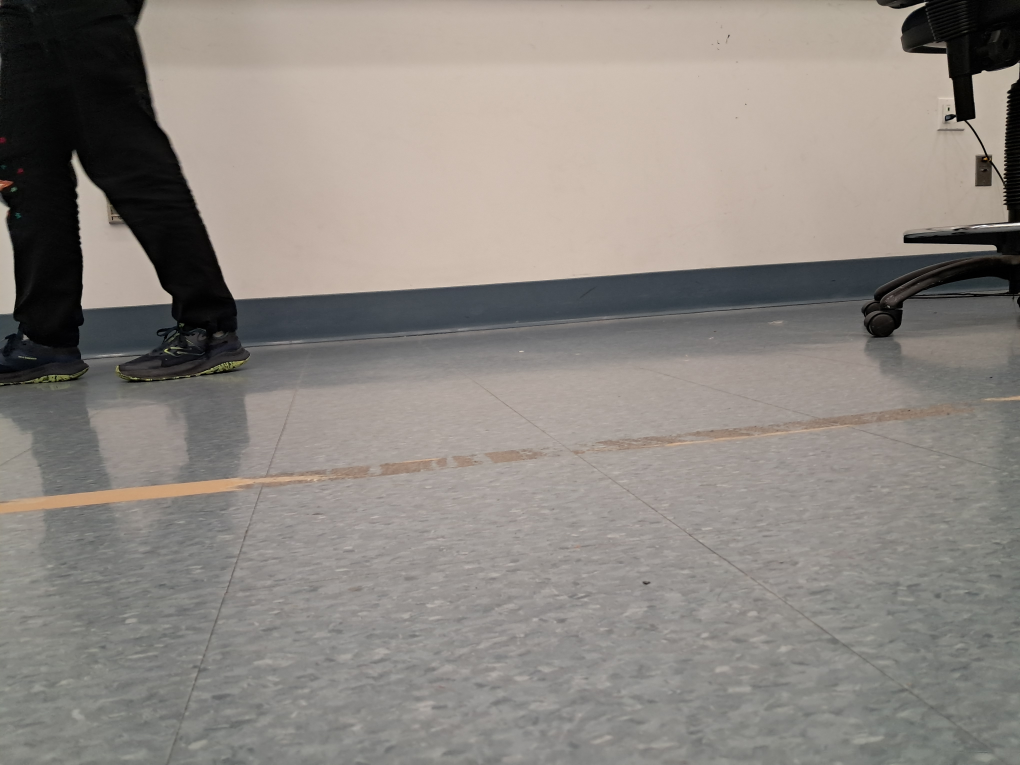
#> input picture media/human_follow_2.jpg, 4080 x 3060 px (shown at 1/4 size)
$ python test_keypoint_detection.py
#> lines starting #> are read from the running program, lines starting #| are printed output that depends on the picture; after the words box and inside, x2 and y2 are one past the last pixel; in counts of white or black regions, pixels touching at a corner belong together; long printed decimals are rounded
import cv2
import numpy as np
from matplotlib import pyplot as plt

print("Start loading image")
# Load an image from the media folder
raw_img = cv2.imread("../media/human_follow_2.jpg")
#> raw_img is the input picture: shape (3060, 4080, 3); mean B, G, R 129.2, 134.8, 140.5
assert raw_img is not None, "file could not be read"
print("Loaded image, starting algorithm")
downscaling_factor = 4 # lower resolution so it goes faster
new_width = raw_img.shape[1] // downscaling_factor
#> new_width = 1020
new_height = raw_img.shape[0] // downscaling_factor
#> new_height = 765
image = cv2.resize(raw_img, (new_width, new_height))
print("image resized")

# Create mask around area near object
keypoint_detect_mask = np.zeros((image.shape[0], image.shape[1]), np.uint8)
# wider circle with lower value corresponding to less keypoints far from the point given
cv2.circle(keypoint_detect_mask, (30 + new_width//16, -90 + new_height//4), 400, 20, thickness=-1)
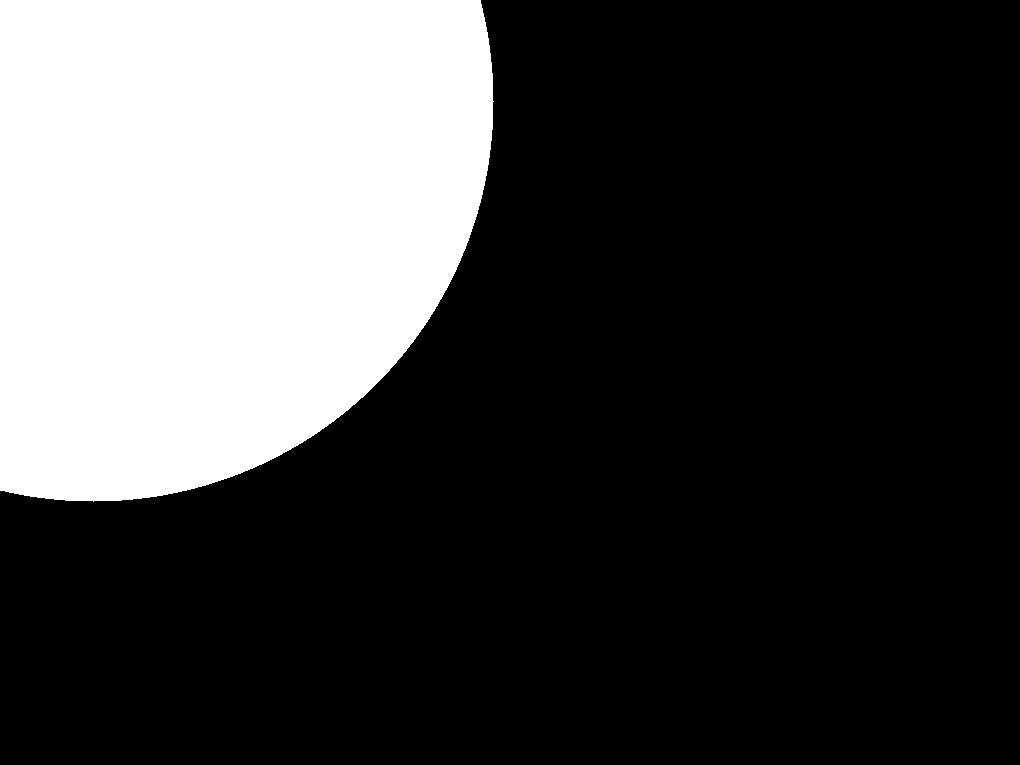
#> keypoint_detect_mask: shape (765, 1020); values 0 (black) and 20 (white), 27.2% white; 1 white region, box (x1, y1, x2, y2) and area: (0, 0, 494, 502) 212354
# smaller circle with high chance of giving keypoints close to the click
cv2.circle(keypoint_detect_mask, (30 + new_width//16, - 90 + new_height//4), 90, 255, thickness=-1)
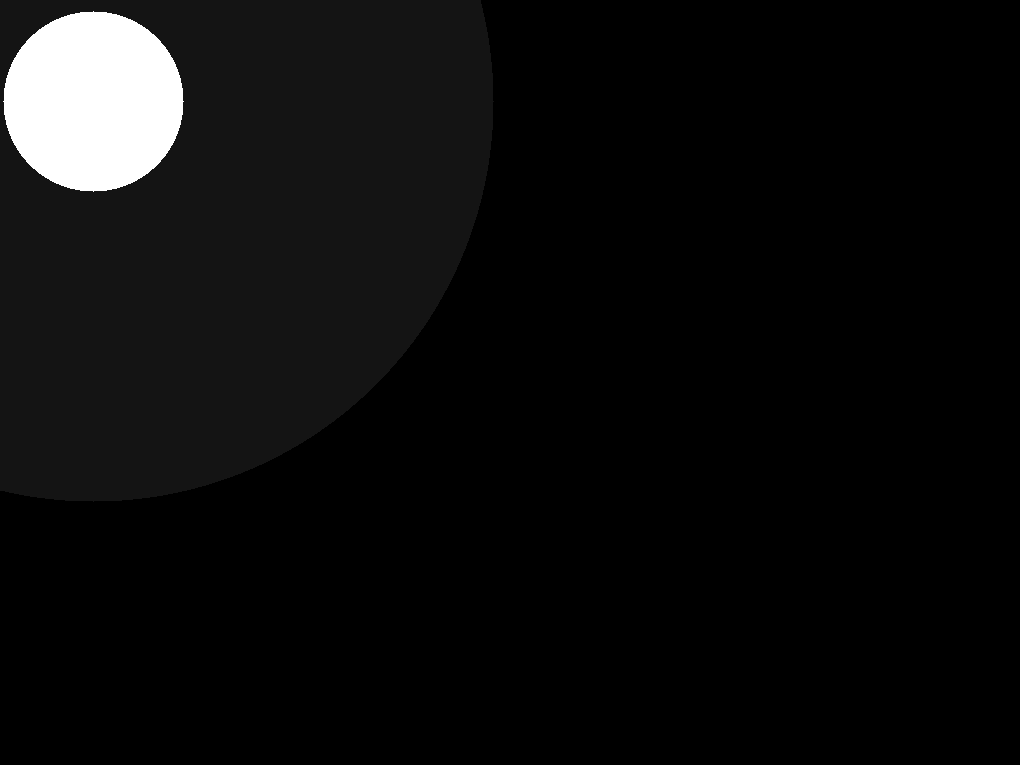
#> keypoint_detect_mask: shape (765, 1020); 3.26% of pixels changed, all inside (x1, y1, x2, y2) = (3, 11, 184, 192)
print(keypoint_detect_mask.shape)
#| (765, 1020)
# Convert the image to grayscale
gray = cv2.cvtColor(image, cv2.COLOR_BGR2GRAY)

# Create the ORB detector object
orb = cv2.ORB_create(nfeatures=500)

# Detect keypoints and compute descriptors using the mask to determine where to sample keypoints
keypoints, descriptors = orb.detectAndCompute(gray, keypoint_detect_mask)
#> keypoints = 466 keypoints; strongest (x, y, size): (170, 297, 64.3), (169, 296, 77.1), (171, 297, 53.6), (170, 300, 44.6)

print("Algorithm done")

# Draw keypoints on the image
output_image = cv2.drawKeypoints(image, keypoints, None, color=(255, 255, 0), flags=0)

# Display the original image with keypoints marked
plt.figure(figsize = (10, 8))
plt.imshow(cv2.cvtColor(output_image, cv2.COLOR_BGR2RGB))
#plt.imshow(keypoint_detect_mask) # show where on image stuff is being selected
plt.title('ORB Feature Detection')
plt.show()
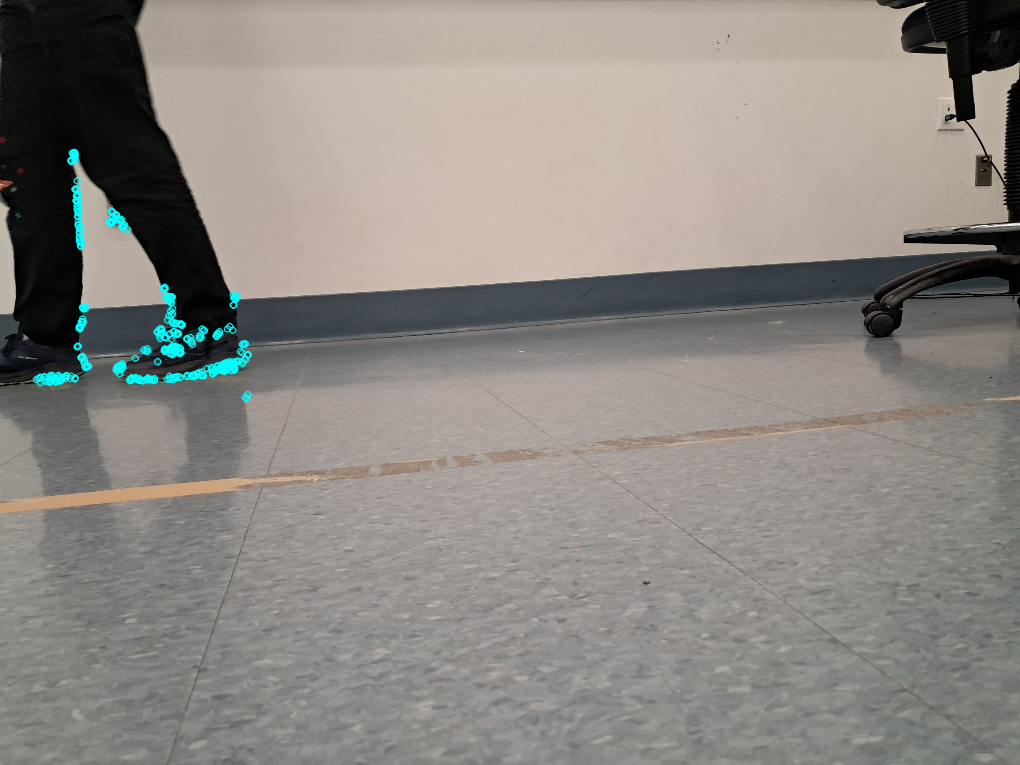
#> shown: shape (765, 1020, 3); mean R, G, B 140.2, 136, 130.5
print("done plotting")

print("Starting keypoint matching")

# Load next image
raw_new_img = cv2.imread("../media/human_follow_3.jpg")
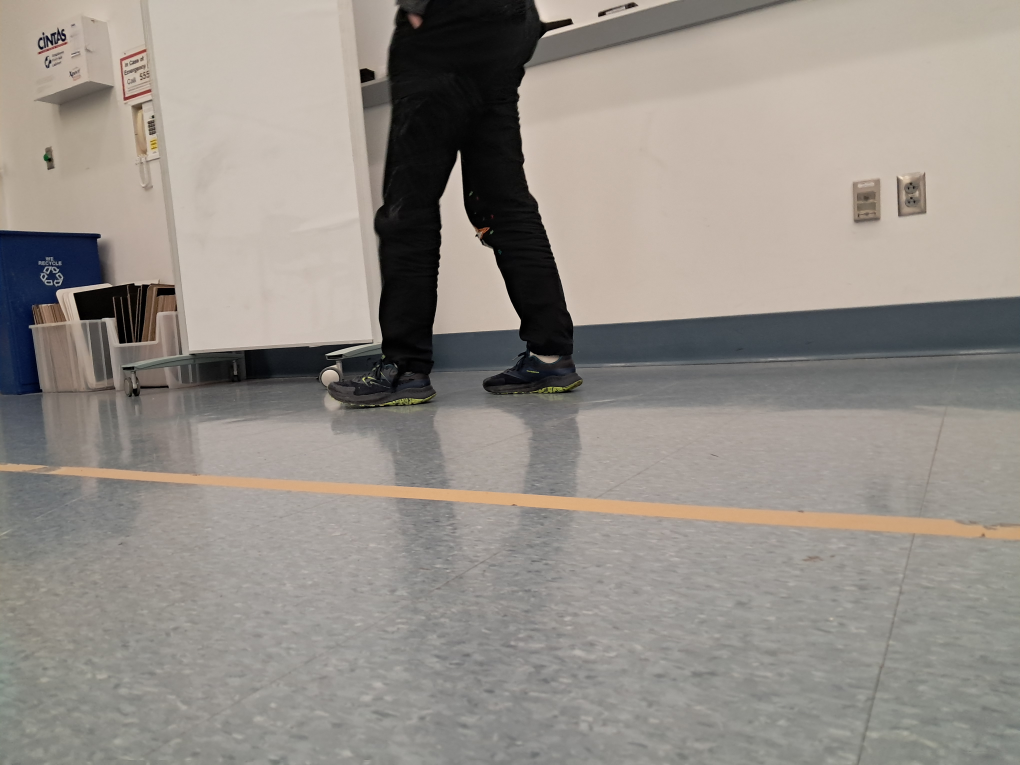
#> input picture media/human_follow_3.jpg, 4080 x 3060 px (shown at 1/4 size)
#> raw_new_img is the input picture: shape (3060, 4080, 3); mean B, G, R 136.1, 142.7, 148.6
assert raw_new_img is not None, "file could not be read"
image_new = cv2.resize(raw_new_img, (new_width, new_height))

gray_new = cv2.cvtColor(image_new, cv2.COLOR_BGR2GRAY)
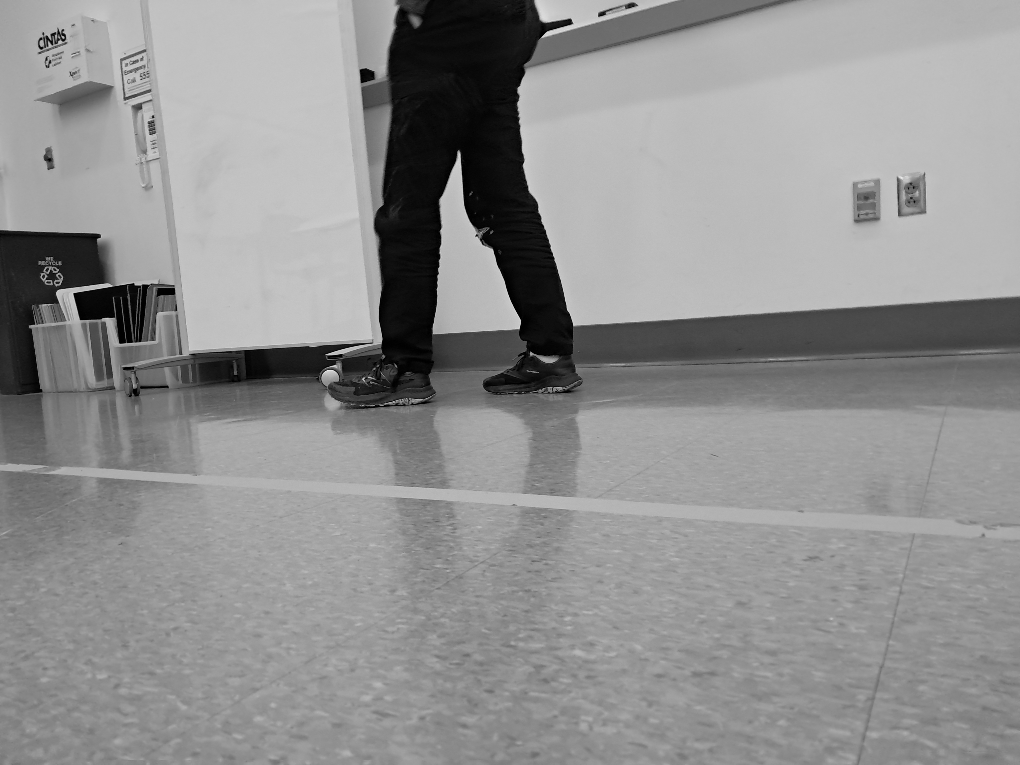
#> gray_new: shape (765, 1020); min 0, max 236, mean 143.9

# Create keypoints on new image
keypoints_2, descriptors_2 = orb.detectAndCompute(gray_new, None)
#> keypoints_2 = 500 keypoints; strongest (x, y, size): (74, 295, 31), (63, 39, 31), (62, 37, 31), (65, 38, 31)

# create BFMatcher object
bf = cv2.BFMatcher(cv2.NORM_HAMMING, crossCheck=True)

# Match descriptors.
matches = bf.match(descriptors,descriptors_2)
#> matches = 113 matches

# Sort them in the order of their distance.
matches = sorted(matches, key = lambda x:x.distance)

# Draw first 10 matches.
img3 = cv2.drawMatches(image,keypoints,image_new,keypoints_2,matches[:10],None,flags=cv2.DrawMatchesFlags_NOT_DRAW_SINGLE_POINTS)
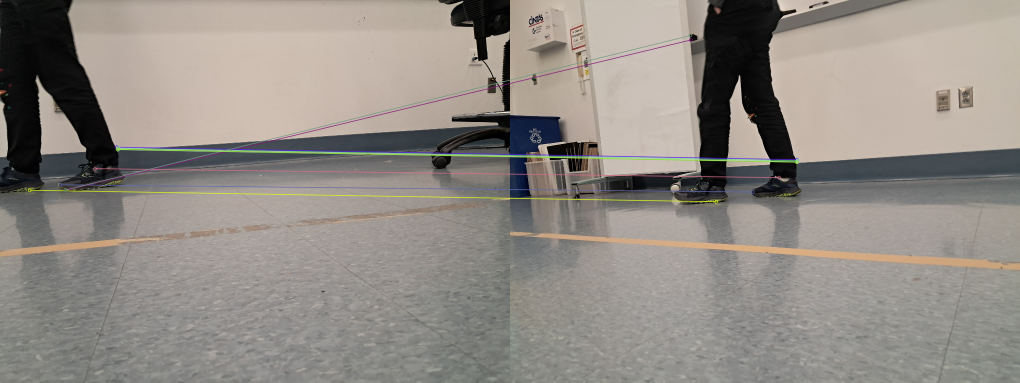
#> img3: shape (765, 2040, 3) (shown at 1/2 size); mean B, G, R 133.1, 139.3, 145


#find center
list_keypoints_2 = []
list_kp2 = [keypoints_2[item.trainIdx].pt for item in matches[:10]]
#> list_kp2 = [(574.4, 323.5), (485.2, 383.6), (361.2, 79.49), (573.3, 318.9), (574.8, 321), (537.5, 354.7), (412, 403), (360, 70.56), (573.7, 323.1), (573.1, 324)]

points = []

for point in list_kp2:
    points.append([point[0], point[1]])
#> this loop made 10 passes
#> after the loop, points = [[574.4, 323.5], [485.2, 383.6], [361.2, 79.49], [573.3, 318.9], [574.8, 321], [537.5, 354.7], [412, 403], [360, 70.56], [573.7, 323.1], [573.1, 324]]

points_array = np.array(points)
#> points_array has the same summary as points

# median and Median Absolute Deviation
median = np.median(points_array, axis=0)
#> median = [555.3, 323.3]

mad = np.median(np.abs(points_array - median), axis=0)
#> mad = [19.3, 17.92]
threshold = 3.0

#makes boolean array
mask = np.all(np.abs(points_array - median) / (mad + 1e-6) < threshold, axis=1)
#> mask = [True, False, False, True, True, True, False, False, True, True]

filtered_points = points_array[mask]
#> filtered_points = [[574.4, 323.5], [573.3, 318.9], [574.8, 321], [537.5, 354.7], [573.7, 323.1], [573.1, 324]]
mean_point = np.mean(filtered_points, axis=0)
#> mean_point = [567.8, 327.5]
print(mean_point)
#| [567.799 327.542]


cv2.circle(img3, (image.shape[1]+int(mean_point[0]), int(mean_point[1])), 5, (0,0,255), thickness=4)
#> img3: shape (765, 2040, 3); 0.01% of pixels changed, all inside (x1, y1, x2, y2) = (1580, 320, 1595, 335)

plt.imshow(img3),plt.show()
